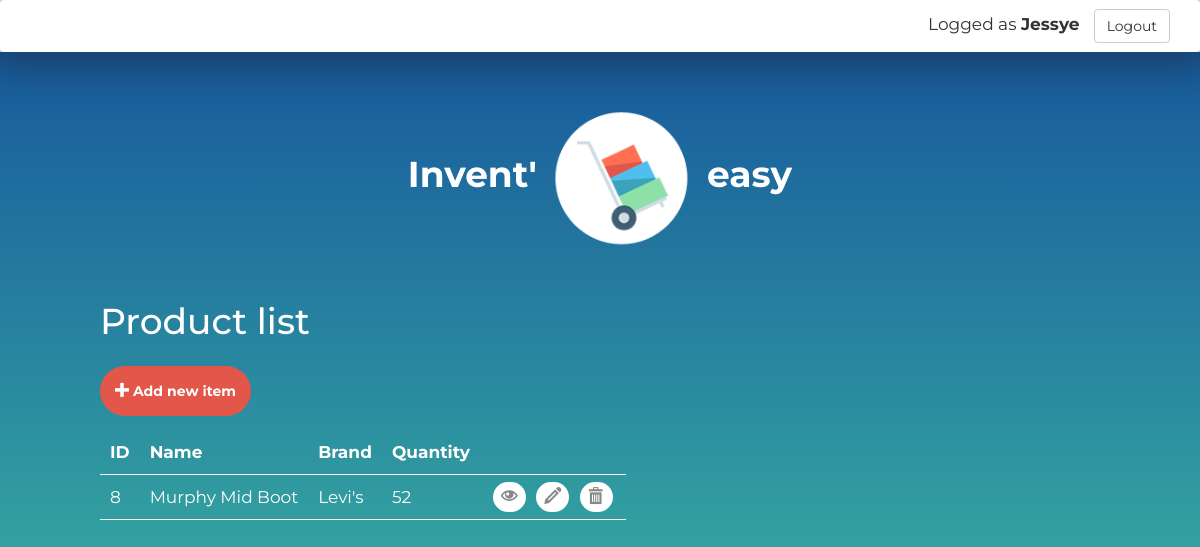
/list (signed in), run on the app's committed database.
### inventory/models.py (models this page shows, shortened)
class Parano(models.Model):
    created_by = models.ForeignKey(
        'Member',
        verbose_name="Created by",
        related_name="%(app_label)s_%(class)s_creator",
        null=True,
        blank=True,
    )
    modified_by = models.ForeignKey(
        'Member',
        verbose_name="Modified by",
        related_name="%(app_label)s_%(class)s_modificator",
        null=True,
        blank=True,
    )
    created_at = models.DateTimeField(
        verbose_name="Created at",
        null=True,
        blank=True,
        default= timezone.now()
    )
    modified_at = models.DateTimeField(
        verbose_name="Modified at",
        null=True,
        blank=True,
        default= timezone.now()
    )
    class Meta:
        abstract = True
        app_label = "inventory"

class Product(Parano, models.Model):
    name = models.CharField(
        max_length=60,
        verbose_name="Name",
        null=True,
        blank=False
    )
    brand = models.CharField(
        max_length=60,
        verbose_name="Brand",
        null=True,
        blank=True
    )
    gender_choices = (
        ('Men', 'Men'),
        ('Women', 'Women')
    )
    gender = models.CharField(
        max_length=20,
        choices=gender_choices,
        null=True
    )
    type_choices = (
         ('Pant', 'Pant'),
         ('Shirt', 'Shirt'),
         ('Dress', 'Dress'),
         ('Shoes', 'Shoes')
    )
    type = models.CharField(
        max_length=50,
        choices=type_choices,
        null=True
    )
    quantity = models.IntegerField(
        null = True,
        blank = False,
        verbose_name = "Quantity"
    )
    description = models.TextField(
        verbose_name="Description",
        null=True,
        blank=True
    )
    class Meta:
        app_label = "inventory"

### inventory/views.py (the view)
# urls.py: url(r'^list', ProductListView.as_view(), name='product-list'),
class ProductListView(ListView):
    model = Product
    context_object_name="products"
    template_name="inventory/product-list.html"
    paginate_by=None

### inventory/templates/inventory/product-list.html (shortened to what this page needs)
{% load staticfiles %}
<!DOCTYPE html>
<html lang="en">
<head>
    <link rel="stylesheet" href="//maxcdn.bootstrapcdn.com/bootstrap/3.2.0/css/bootstrap.min.css">
    <link rel="stylesheet" href="{% static 'css/styles.css' %}" />
</head>
<body>
    <nav class="navbar">
        <div class="container-fluid">
            <div class="navbar-header pull-right">
                <span>Logged as <b>{{ user.username }}&nbsp;&nbsp;</b></span>
                <a href="{% url 'django.contrib.auth.views.logout' %}?next=/login" class="btn btn-default navbar-btn">Logout</a>
            </div>
        </div>
    </nav>
    <section id="list_page">
        <div class="header text-center">
          <h1>Invent' <img class="header-img" src="{% static 'img/logo-inventoreasy.png' %}" alt=""/> easy</h1>
        </div>
        <div class="wrap">
            <h1>Product list</h1>
            <div>
                <a href="/product-create" class="btn"><span class="picto icon-plus"></span> Add new item</a>
            </div>
            <table>
                <tr>
                    <th>ID</th>
                    <th>Name</th>
                    <th>Brand</th>
                    <th>Quantity</th>
                </tr>
                {% for product in products %}
                <tr>
                    <td>{{product.id}}</td>
                    <td>{{product.name}}</td>
                    <td>{{product.brand}}</td>
                    <td>{{product.quantity}}</td>
                    <td>
                        <a href="/{{product.id}}/" class="btn-options detail" title="View"><span class="picto icon-eye"></span></a>
                        <a href="/{{product.id}}/update" class="btn-options update" title="Modify"><span class="picto icon-pencil"></span></a>
                        <a href="/{{product.id}}/delete" class="btn-options delete" title="Delete"><span class="picto icon-bin"></span></a>
                    </td>
                </tr>
                {% endfor %}
            </table>
        </div>
    </section>
</body>
</html>

### inventory/static/css/styles.css (style rules this page uses)
html { height: 100%; }
body { width: 100%; height: 100%; display: inline-block; font-family: 'Montserrat', sans-serif; font-size: 17px; }
.picto { font-family: 'inventeasy' !important; speak: none; font-style: normal; font-weight: normal; font-variant: normal; text-transform: none; line-height: 1; -webkit-font-smoothing: antialiased; -moz-osx-font-smoothing: grayscale; }
.icon-pencil:before { content: "\e905"; }
.icon-bin:before { content: "\e9ac"; }
.icon-eye:before { content: "\e9ce"; }
.icon-plus:before { content: "\ea0a"; }
.navbar { margin-bottom: 0; box-shadow: 0px 0px 40px 14px rgba(25,25,25,0.4); -webkit-box-shadow: 0px 0px 40px 14px rgba(25,25,25,0.4); -moz-box-shadow: 0px 0px 40px 14px rgba(25,25,25,0.4); padding: 0 14px; }
section { padding: 20px 0 60px 0; }
.wrap { width: 1000px; margin: auto; }
.header { display: inline-block; width: 100%; margin: 10px 0 20px 0; }
.header h1 { font-weight: 700; }
.header-img { width: 150px !important; }
#list_page { background: #43cea2; background: -webkit-linear-gradient(bottom, #43cea2, #185a9d); background: -moz-linear-gradient(bottom, #43cea2, #185a9d); background: -o-linear-gradient(bottom, #43cea2, #185a9d); background: linear-gradient(to top, #43cea2, #185a9d); width: 100%; height: 100%; color: #fff; }
#list_page .btn { display: inline-block; padding: 14px; margin: 14px 0; border-radius: 40px; background-color: #E25749; color: #fff; text-decoration: none; transition: all 0.2s ease-in-out; font-weight: bold; }
#list_page .btn-options { display: inline-block; padding: 3px 8px; background-color: #fff; color: #888; text-decoration: none; transition: all 0.2s ease-in-out; border-radius: 18px; margin: 3px; }
#list_page table tr { border-bottom: solid 1px white; height: 45px; }
#list_page table tr td,th { padding: 0 10px; }

### data on the page
Product: id "8", name "Murphy Mid Boot", brand "Levi's", quantity "52"

### other printed values
{{ user.username }} "Jessye"
